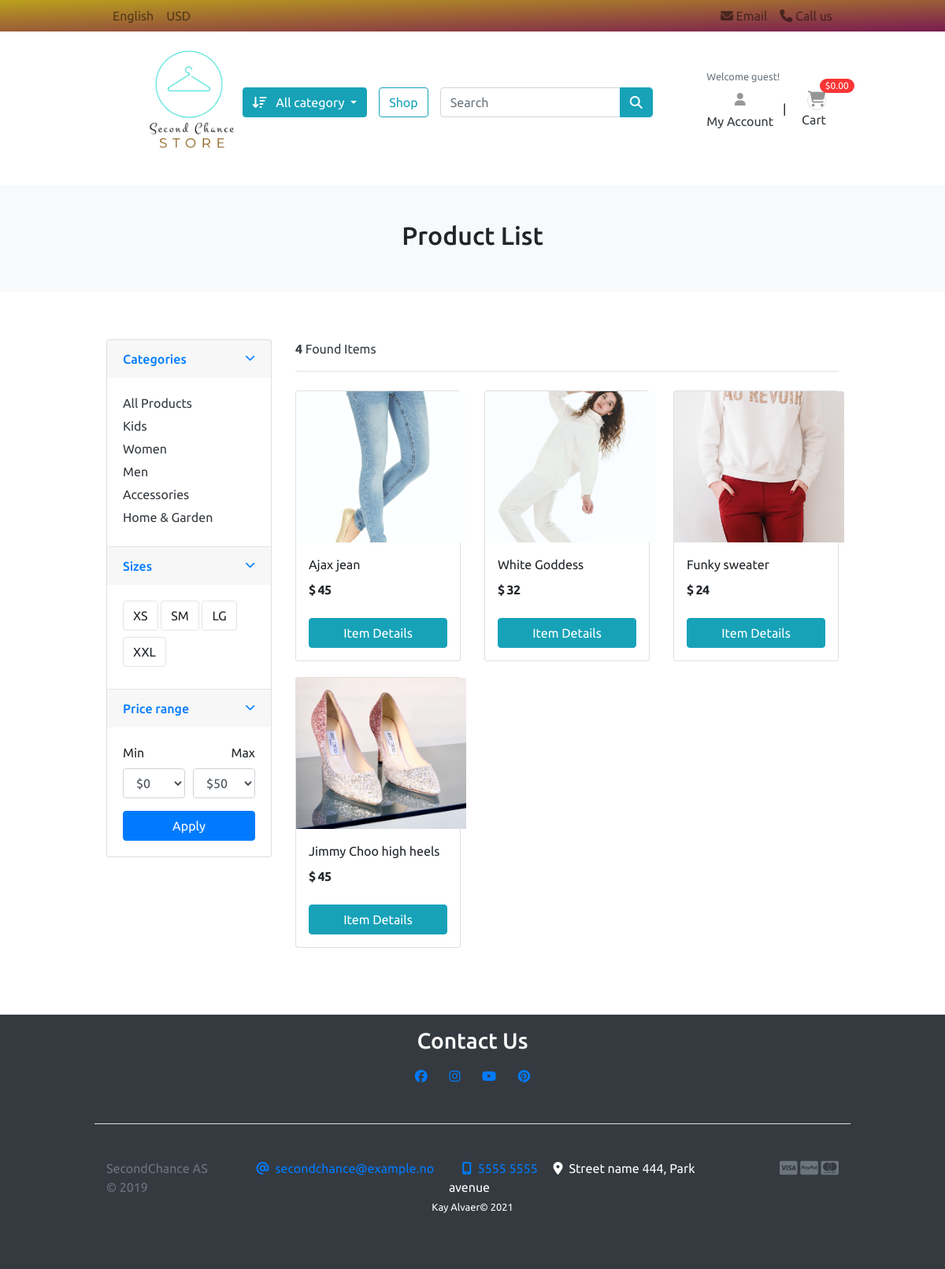
Page /stock/women/ on the committed database.
### category/models.py (models this page shows, shortened)
class Category(models.Model):
    category_name = models.CharField(max_length=50, unique=True)
    slug = models.SlugField(max_length=100, unique=True)
    description = models.TextField(max_length=255, blank=True)
    image_url = models.URLField(
        max_length=2000, null=True, blank=True)
    image = models.ImageField(upload_to='photos/categories', null=True, blank=True)
    class Meta:
        verbose_name = 'category'
        verbose_name_plural = 'categories'
    def get_urlcategory(self):
        return reverse('products_in_category', args=[self.slug])

### stock/models.py (models this page shows, shortened)
class Product(models.Model):
    product_name    = models.CharField(max_length=200, unique=True)
    slug            = models.SlugField(max_length=200, unique=True)
    description     = models.TextField(max_length=500, blank=True)
    price           = models.IntegerField()
    images          = models.ImageField(upload_to='photos/products')
    stock           = models.IntegerField()
    is_available    = models.BooleanField(default=True)
    category        = models.ForeignKey(Category, on_delete=models.CASCADE)
    created_date    = models.DateTimeField(auto_now_add=True)
    modified_date   = models.DateTimeField(auto_now=True)
    def get_url(self):
        return reverse('product_info', args=[self.category.slug, self.slug])

### stock/views.py (the view)
# urls.py: path('stock/', include('stock.urls')),
def stock(request, category_slug=None):
    categories = None
    products = None
    if category_slug != None:
        categories = get_object_or_404(Category, slug=category_slug)
        products = Product.objects.filter(category=categories, is_available=True)
        product_count = products.count()
    else:
        products = Product.objects.all().filter(is_available=True)
        product_count = products.count()
    context = {
        'products': products,
        'product_count' : product_count,
    }
    return render(request, 'stock/stock.html', context)

### category/context_processors.py (called while the page is built)
def category_links(request):
    links = Category.objects.all()
    return dict(links=links)

### templates/stock/stock.html (shortened to what this page needs)
{% extends 'base.html' %}
{% load static %}
{% block content %}
<section class="section-heading bg text-center">
    <div class="container">
        {% if 'search' in request.path %}
            <h2 class="title-page">Search Items</h2>
        {% else %}
            <h2 class="title-page">Product List</h2>
        {% endif %}
    </div>
</section>
<section class="section-info padding-y">
    <div class="container">
    <div class="row">
        <aside class="col-md-3">
            <div class="card">
                <article class="filter-group">
                    <header class="card-header">
                        <a href="#" data-toggle="collapse" data-target="#collapse_1" aria-expanded="true" class="">
                            <i class="icon-control fa fa-chevron-down"></i>
                            <h6 class="title">Categories</h6>
                        </a>
                    </header>
                    <div class="filter-content collapse show" id="collapse_1" style="">
                        <div class="card-body">
                            <ul class="list-menu">
                                <li><a href="{% url 'stock' %}">All Products</a></li>
                                {% for category in links %}
                                <li><a href="{{ category.get_urlcategory }}">{{ category.category_name }}</a></li>
                                {% endfor %}
                            </ul>
                        </div>
                    </div>
                </article>
                <article class="filter-group">
                    <header class="card-header">
                        <a href="#" data-toggle="collapse" data-target="#collapse_4" aria-expanded="true" class="">
                            <i class="icon-control fa fa-chevron-down"></i>
                            <h6 class="title">Sizes </h6>
                        </a>
                    </header>
                    <div class="filter-content collapse show" id="collapse_4" style="">
                        <div class="card-body">
                          <label class="checkbox-btn">
                            <span class="btn btn-light"> XS </span>
                          </label>
                          <label class="checkbox-btn">
                            <span class="btn btn-light"> SM </span>
                          </label>
                          <label class="checkbox-btn">
                            <span class="btn btn-light"> LG </span>
                          </label>
                          <label class="checkbox-btn">
                            <span class="btn btn-light"> XXL </span>
                          </label>
                    </div>
                    </div>
                </article>
                <article class="filter-group">
                    <header class="card-header">
                        <a href="#" data-toggle="collapse" data-target="#collapse_3" aria-expanded="true" class="">
                            <i class="icon-control fa fa-chevron-down"></i>
                            <h6 class="title">Price range </h6>
                        </a>
                    </header>
                    <div class="filter-content collapse show" id="collapse_3" style="">
                        <div class="card-body">
                            <div class="form-row">
                            <div class="form-group col-md-6">
                              <label>Min</label>
                                  <select class="mr-2 form-control">
                                    <option value="0">$0</option>
                                </select>
                            </div>
                            <div class="form-group text-right col-md-6">
                              <label>Max</label>
                                  <select class="mr-2 form-control">
                                    <option value="50">$50</option>
                                </select>
                            </div>
                            </div>
                            <button class="btn btn-block btn-primary">Apply</button>
                        </div>
                    </div>
                </article>
            </div>
        </aside>
<main class="col-md-9">
    <header class="border-bottom mb-4 pb-3">
            <div class="form-inline">
                <span class="mr-md-auto text-dark"><b>{{ product_count }}</b> Found Items</span>
            </div>
    </header>
    <div class="row">
        {% if products %}
        {% for product in products %}
        <div class="col-md-4">
            <figure class="card card-item-grid">
                <div class="img-wrap">
                    <a href="{{ product.get_url }}"><img src="{{ product.images.url }}"></a>
                </div>
                <figcaption class="info-wrap m-3">
                    <div class="adjust-height">
                        <a href="{{ product.get_url }}" class="title">{{ product.product_name }}</a>
                        <div class="cost-wrap mt-2">
                            <span class="cost">$ {{ product.price }}</span>
                        </div>
                    </div>
                    <a href="{{ product.get_url }}" class="btn btn-block btn-info">Item Details </a>
                </figcaption>
            </figure>
        </div>
        {% endfor %}
        {% else %}
        <div>
            <h2>Empty result. Please try again.</h2>
        </div>
        {% endif %}
    </div>
        </main>
    </div>
    </div>
    </section>
    {% endblock %}

### shopcore/static/css/ui.css (style rules this page uses)
body { font-family: 'Ubuntu', sans-serif; }
.img-wrap { text-align: center; display: block; }
.img-wrap img { width: 18vw; height: 16vw; object-fit: cover; }
.cost-wrap { letter-spacing: -0.7px; }
.padding-y { padding-top: 40px; padding-bottom: 40px; }
figure { margin-bottom: 0; }
article:after, .form-group:after { display: block; clear: both; content: ""; }
.bg { background-color: #f8f9fa; }
.section-heading { margin-bottom: 20px; margin-top: 15px; }
.title-page { color: #212529; }
.btn-light { background-color: #fff; border-color: #e4e4e4; }
[class*=list-] li:after { visibility: hidden; display: block; content: ""; overflow: hidden; height: 0; clear: both; }
.list-menu { list-style: none; margin: 0; padding-left: 0; }
.list-menu li { margin-bottom: 5px; }
.list-menu a { color: #343a40; }
[class*=card-item] a.title { color: #212529; display: block; }
.card-item-grid { margin-bottom: 20px; }
.card-item-grid .img-wrap { border-radius: 0.2rem 0.2rem 0 0; height: 80%; width: fit-content; }
.card-item-grid .adjust-height { height: 80px; overflow: hidden; }
.card .img-wrap { overflow: hidden; }
.cost { font-weight: 600; color: #212529; }
.icon-control { margin-top: 5px; float: right; font-size: 80%; }
.card-header .title { margin-bottom: 0; line-height: 1.5; }
.filter-group { border-bottom: 1px solid #e4e4e4; }
.filter-group .card-header { border-bottom: 0; }
.filter-group:last-child { border-bottom: 0; }
.checkbox-btn { position: relative; }
.section-heading { padding: 45px 0; }
@media (min-width: 1200px) { .container { max-width: 80%; } }

### rows in the picture
Category: category_name "Kids"
Category: category_name "Women"
Category: category_name "Men"
Category: category_name "Accessories"
Category: category_name "Home & Garden"
Product: images (picture), product_name "Ajax jean", price "45"
Product: images (picture), product_name "White Goddess", price "32"
Product: images (picture), product_name "Funky sweater", price "24"
Product: images (picture), product_name "Jimmy Choo high heels", price "45"

### other values in the picture
{{ product_count }} "4"
